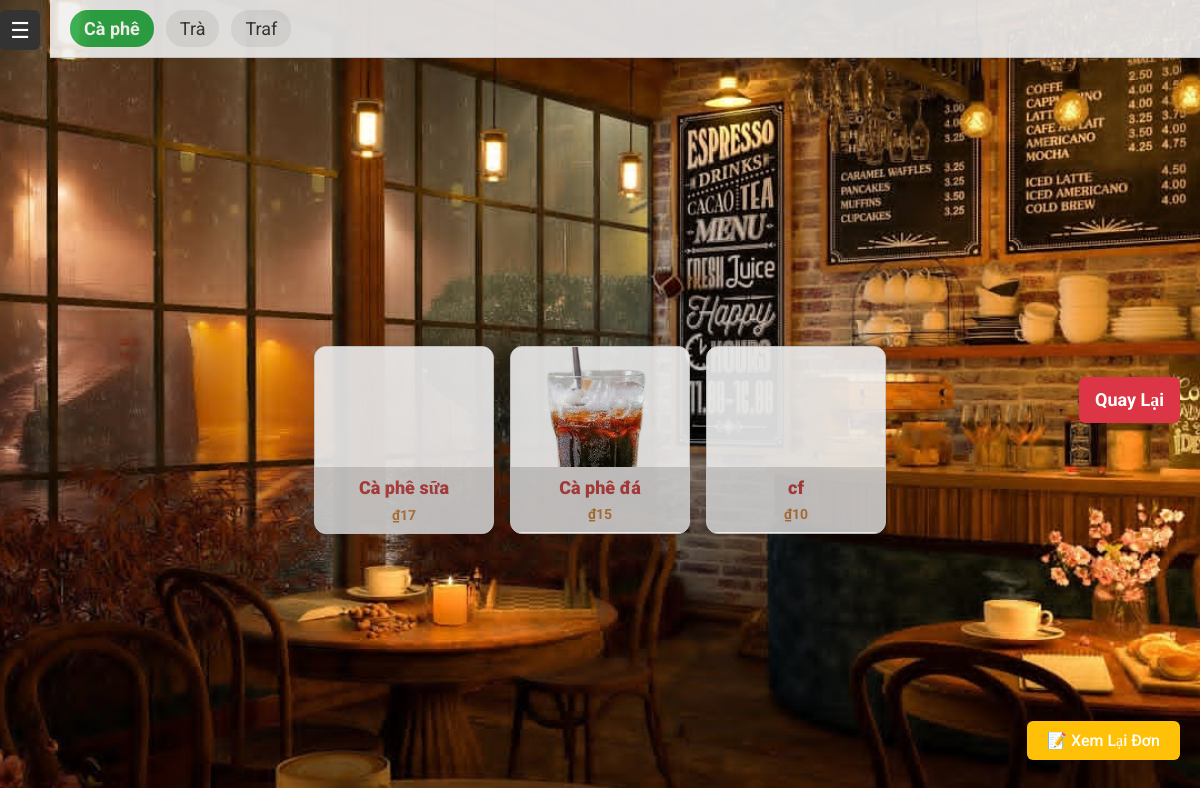
The app's page /take_away_order.php (signed in) with its own data.
### tables this page shows
CREATE TABLE `product_categories` (
  `id` int(11) NOT NULL,
  `name` varchar(100) NOT NULL,
  `deleted` int(11) NOT NULL DEFAULT 0
);

CREATE TABLE `products` (
  `id` int(11) NOT NULL,
  `name` varchar(255) NOT NULL,
  `category` varchar(255) NOT NULL,
  `price` decimal(10,2) NOT NULL,
  `options` varchar(255) NOT NULL,
  `description` varchar(255) NOT NULL,
  `deleted` tinyint(1) NOT NULL DEFAULT 0,
  `active` tinyint(4) DEFAULT 1,
  `image` varchar(255) DEFAULT NULL
);

### take_away_order.php (the view, shortened to what this page needs)
<?php
require_once 'config.php';
$categories_result = $connection->query("SELECT * FROM product_categories");
$categories = $categories_result->fetch_all(MYSQLI_ASSOC);
$current_category_id = isset($_GET['category']) ? intval($_GET['category']) : ($categories[0]['id'] ?? null);
$products = [];
if ($current_category_id) {
    $stmt = $connection->prepare("SELECT * FROM products WHERE category = ? AND deleted = 0");
    $stmt->bind_param("i", $current_category_id);
    $stmt->execute();
    $products_result = $stmt->get_result();
    $products = $products_result->fetch_all(MYSQLI_ASSOC);
}
?>
<!DOCTYPE html>
<html lang="en">
<head>
    <link rel="stylesheet" href="style.css">
    <link rel="stylesheet" href="waiter_ordering.css">
</head>
<body>
    <?php include 'sidebar.php'; ?>
    <div class="top-category-bar" style="position: fixed; top: 0; left: 50px; right: 0; background: #f0f0f0; padding: 10px 20px; display: flex; align-items: center; justify-content: space-between; z-index: 1000; border-bottom: 1px solid #ccc;">
        <div style="display: flex; gap: 12px; overflow-x: auto;">
            <?php foreach ($categories as $cat): ?>
                <a href="take_away_order.php?category=<?=$cat['id']?>"
                    style="
                        padding: 8px 14px;
                        border-radius: 18px;
                        text-decoration: none;
                        white-space: nowrap;
                        background-color: <?= ($current_category_id == $cat['id']) ? '#28a745' : '#e0e0e0' ?>;
                        color: <?= ($current_category_id == $cat['id']) ? 'white' : '#333' ?>;
                        font-weight: <?= ($current_category_id == $cat['id']) ? 'bold' : 'normal' ?>;
                    ">
                    <?= htmlspecialchars($cat['name']) ?>
                </a>
            <?php endforeach; ?>
        </div>
    </div>
    <div class="product-grid" style="display: flex; flex-wrap: wrap; margin-top: 80px; gap: 16px; padding: 20px;">
        <?php foreach ($products as $product): ?>
            <div class="product-card"
                onclick="openOptionsPopup(<?= htmlspecialchars(json_encode($product)) ?>)">
                <div class="product-block">
                    <img src="<?= htmlspecialchars($product['image'] ?? 'placeholder.png') ?>" alt=""
                        style="max-height: 100%; max-width: 100%;">
                </div>
                <div class="text-block" style="padding: 10px;">
                    <h4 style="margin: 0 0 8px;"><?= htmlspecialchars($product['name']) ?></h4>
                    <p style="margin: 0; font-weight: bold;">₫<?= number_format($product['price']) ?></p>
                </div>
            </div>
        <?php endforeach; ?>
    </div>
    <div class="review-order-btn-container">
        <button onclick="openReview()" class="review-btn">📝 Xem Lại Đơn</button>
    </div>
    <a href="waiter.php"
        style="
            position: fixed;
            right: 20px;
            top: 50%;
            transform: translateY(-50%);
            background: #dc3545;
            color: white;
            padding: 12px 16px;
            border-radius: 6px;
            text-decoration: none;
            font-weight: bold;
            z-index: 1001;
        ">
        Quay Lại
    </a>
</body>
</html>

### style.css (style rules this page uses)
* { margin: 0; padding: 0; box-sizing: border-box; font-family: "Roboto", serif; }
body { display: flex; justify-content: center; align-items: center; min-height: 100vh; background: #FBDB93; font-size: 18px; color: white; background-image: url("uploads/admin-page.jpg"); background-color: transparent; background-attachment: fixed; background-repeat: no-repeat; background-position: center; background-size: cover; }
button { width: 100%; padding: 12px; background: lightblue; border-radius: 6px; border: None; outline: None; font-size: 16px; color: white; margin-bottom: 20px; font-weight: 500; cursor: pointer; transition: 0.8s; }
p { font-size: 14px; text-align: center; margin-bottom: 10px; }
.product-card { width: 180px; opacity: 0.9; border: 1px solid #ccc; border-radius: 12px; overflow: hidden; cursor: pointer; background:#fff; }
.product-card .product-block { width: 100%; padding: 0; margin: 0; overflow: hidden; }
.product-card .text-block { background: rgba(200,200,200); text-align: center; opacity: 0.9; }
.product-card .product-block img { display: block; width: 100%; height: auto; object-fit: cover; }
.text-block { background: rgb(253, 168, 12); opacity: 1; transition: 0.5s; }
.text-block h4 { text-align: center; font-size: 1; font-weight: 900; }
.text-block p { text-align: center; color: #A86523; font-size: 14px; }
.product-block { height: 120px; background: #eee; display: flex; align-items: center; justify-content: center }
.top-category-bar { display: flex; overflow-x: auto; background: #f2f2f2; padding: 10px; border-bottom: 2px solid #ccc; gap: 10px; }
.top-category-bar { position: fixed; top: 0; left: 50px; right: 0; background: #dddddd; opacity: 0.9; padding: 10px 20px; display: flex; align-items: center; border-bottom: 1px solid #ccc; z-index: 1000; }
h4 { color: brown; }

### waiter_ordering.css (style rules this page uses)
.top-category-bar { position: fixed; top: 0; left: 0; right: 0; background: #f8f9fa; padding: 10px 20px; display: flex; justify-content: center; border-bottom: 1px solid #ccc; z-index: 1000; }
.review-order-btn-container { position: fixed; bottom: 20px; right: 20px; }
.review-btn { background: #ffc107; padding: 10px 20px; font-size: 16px; border: none; border-radius: 6px; }

### take_away_order.php (style rules this page uses)
body { background-image: url("uploads/waiter-page.jpg"); background-color: transparent; background-repeat: no-repeat; background-position: center; background-size: cover; }

### records on screen
product_categories: name "Cà phê"
product_categories: name "Trà"
product_categories: name "Traf"
products: name "Cà phê sữa", price "17"
products: image (picture), name "Cà phê đá", price "15"
products: name "cf", price "10"
